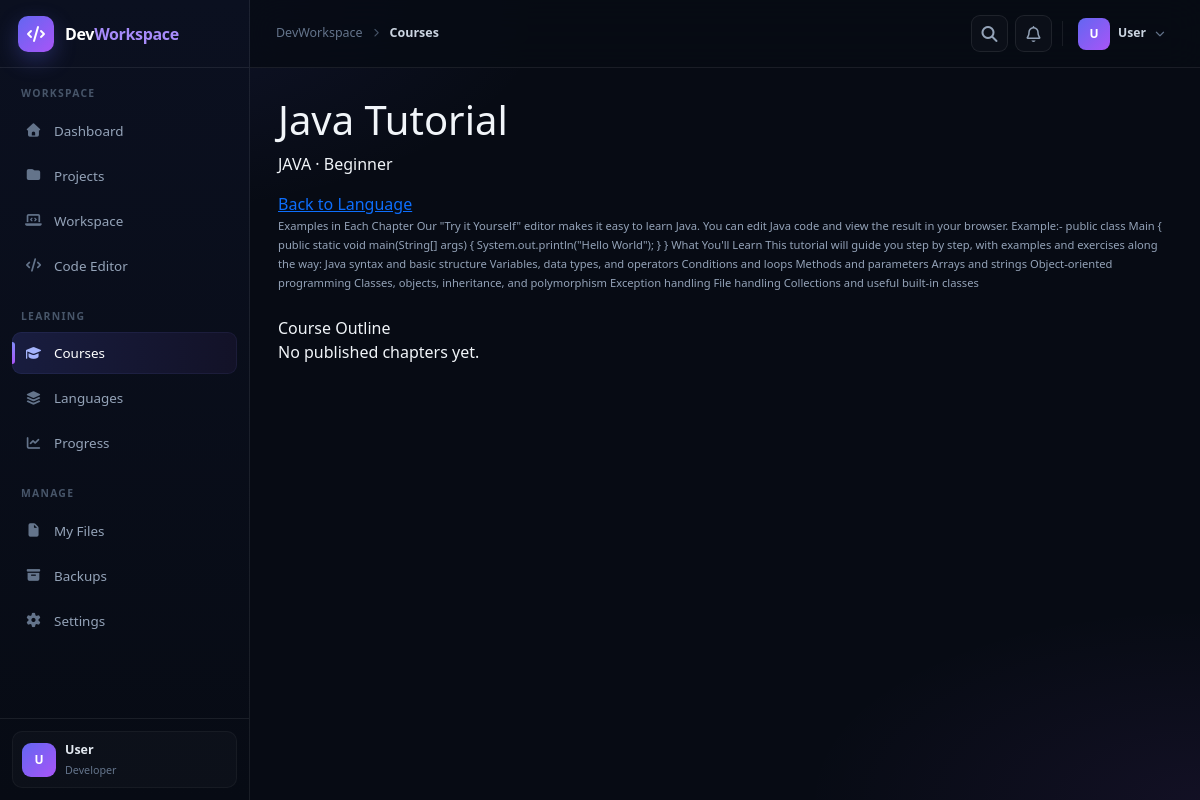
The page /dashboard/learn/courses/1 (signed in) on the database its author committed.
### models/admin_content.py (models this page shows)
class Course(db.Model):
    __tablename__ = "courses"
    id = db.Column(db.Integer, primary_key=True)
    language_id = db.Column(db.Integer, db.ForeignKey("languages.id"), nullable=False)
    title = db.Column(db.String(160), nullable=False)
    slug = db.Column(db.String(180), unique=True, nullable=False)
    description = db.Column(db.Text, default="", nullable=False)
    level = db.Column(db.String(30), default="beginner", nullable=False)
    status = db.Column(db.String(20), default="draft", nullable=False)
    created_at = db.Column(db.DateTime, default=datetime.utcnow, nullable=False)
    language = db.relationship("Language", back_populates="courses")
    chapters = db.relationship(
        "Chapter",
        back_populates="course",
        cascade="all, delete-orphan",
        order_by="Chapter.order_no",
    )

class Language(db.Model):
    __tablename__ = "languages"
    id = db.Column(db.Integer, primary_key=True)
    name = db.Column(db.String(100), unique=True, nullable=False)
    slug = db.Column(db.String(120), unique=True, nullable=False)
    version = db.Column(db.String(50), default="1.0", nullable=False)
    description = db.Column(db.Text, default="", nullable=False)
    category = db.Column(db.String(50), default="programming", nullable=False)
    icon = db.Column(db.String(120), default="fa-solid fa-code", nullable=False)
    status = db.Column(db.String(20), default="published", nullable=False)
    created_at = db.Column(db.DateTime, default=datetime.utcnow, nullable=False)
    updated_at = db.Column(
        db.DateTime,
        default=datetime.utcnow,
        onupdate=datetime.utcnow,
        nullable=False,
    )
    courses = db.relationship(
        "Course",
        back_populates="language",
        cascade="all, delete-orphan",
        order_by="Course.title",
    )

### routes/learning.py (the view)
@learning_bp.route("/courses/<int:course_id>")
@login_required
def course_detail(course_id):
    course = published_or_404(Course.query.filter_by(id=course_id, status="published"))
    return render_template("dashboard/learning_course.html", course=course)

### routes/learning.py (called while the page is built)
@learning_bp.app_context_processor
def inject_published_learning_content():
    try:
        languages = Language.query.filter_by(status="published").order_by(Language.name.asc()).all()
        courses = Course.query.filter_by(status="published").order_by(Course.title.asc()).all()
    except Exception:
        languages, courses = [], []
    return {
        "published_languages": languages,
        "published_courses": courses,
    }

def published_or_404(query):
    item = query.first()
    if item is None:
        abort(404)
    return item

### templates/dashboard/learning_course.html
{% extends "base_auth.html" %}
{% set active_page='courses' %}
{% block content %}
{% include "partials/user_shell.html" %}
{% block desktop_content %}
<div class="dw-page-head"><div><h1>{{ course.title }}</h1><p>{{ course.language.name }} · {{ course.level|title }}</p></div><a class="dw-btn dw-btn-outline" href="{{ url_for('learning.language_detail',slug=course.language.slug) }}">Back to Language</a></div>
<div class="dw-panel mb-4"><div class="dw-panel-body"><p style="margin:0;color:#94a3b8;font-size:.7rem;line-height:1.7">{{ course.description or 'No course description available.' }}</p></div></div>
<div class="dw-panel"><div class="dw-panel-head"><span class="dw-panel-title">Course Outline</span></div><div class="dw-panel-body">{% for chapter in course.chapters %}<div class="dw-list-item"><div class="dw-list-icon"><i class="fa-solid fa-layer-group"></i></div><div class="dw-list-main"><div class="dw-list-title">{{ chapter.order_no }}. {{ chapter.title }}</div><div class="dw-list-meta">{{ chapter.lessons|length }} lesson(s)</div>{% for lesson in chapter.lessons %}<a href="{{ url_for('learning.lesson_detail',lesson_id=lesson.id) }}" class="d-block mt-2" style="color:#a78bfa;font-size:.61rem">{{ lesson.order_no }}. {{ lesson.title }} <i class="fa-solid fa-arrow-up-right-from-square ms-1"></i></a>{% endfor %}</div></div>{% else %}<div class="dw-empty">No published chapters yet.</div>{% endfor %}</div></div>
{% endblock %}
{% endblock %}

### templates/partials/user_shell.html (style rules this page uses)
:root { --dw-bg: #070b14; --dw-sidebar: #0b1020; --dw-border: rgba(255,255,255,.08); --dw-text: #f1f5f9; --dw-muted: #94a3b8; --dw-primary: #818cf8; --dw-purple: #a855f7; --dw-sidebar-width: 250px; --dw-header-height: 68px; }

### rows shown on the page
Course: title "Java Tutorial", level "Beginner", description "Examples in Each Chapter Our \"Try it Yourself\" editor makes it easy to learn Java. You can edit Java code and view the result in your browser. Example:- public class Main { public static void main(String[] args) { System.out.println(\"Hello World\"); } } What You'll Learn This tutorial will guide you step by step, with examples and exercises along the way: Java syntax and basic structure Variables, data types, and operators Conditions and loops Methods and parameters Arrays and strings Object-oriented programming Classes, objects, inheritance, and polymorphism Exception handling File handling Collections and useful built-in classes"
Language: language.name "JAVA"
